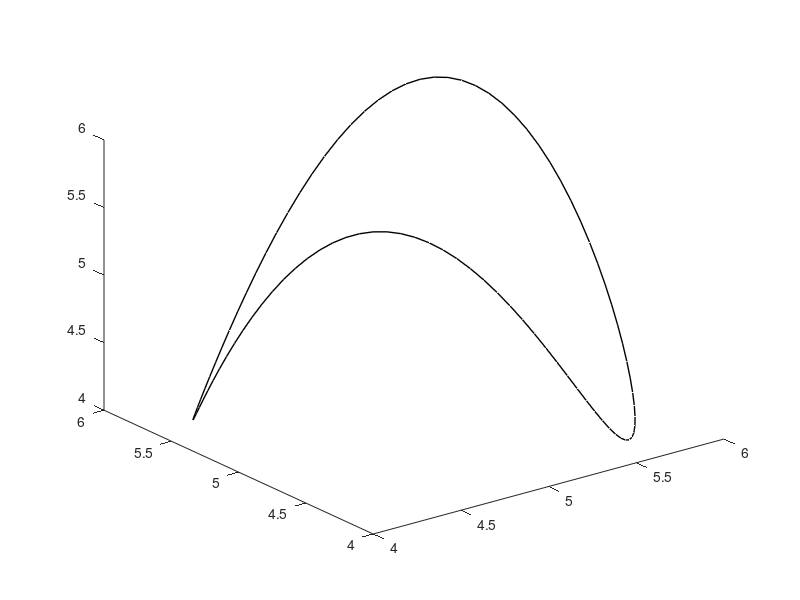

Source code (MATLAB): (Note: this script raises an error after producing the figure.)
clc;
close all;

% Number of anchors
numAnchors = 8;

% Anchor positions (x, y, z)
anchorPos = [0, 0, 0; 10, 0, 0; 10, 10, 0; 0, 10, 0; 5, 0, 5; 5, 10, 5; 0, 5, 5; 10, 5, 5];

% Simulated moving anchor position (x, y, z)
t = linspace(0, 2*pi, 100)';
movingAnchorPos = [5 + cos(t), 5 + sin(t), 5 + sin(2*t)];

% Standard deviations for Gaussian noise and bias
gaussianStd = 0.05; % Standard deviation for Gaussian noise
sigma = 0.3; % Bias noise
alpha = 0.58;

% assuming tow anchor's bias <= 0.3
% Simulate distance measurements with noise
distances = zeros(100, numAnchors);
distances2 = zeros(100, numAnchors);
Jacobian = zeros(numAnchors, 3);
Q = eye(numAnchors)*gaussianStd*gaussianStd;
W = inv(Q);

for i = 1:100
    if i <= 50
        
        for j = 1:numAnchors
            % True distance
            trueDistance = norm(movingAnchorPos(i, :) - anchorPos(j, :));
            
            % Add Gaussian noise and bias noise
            if j >= 4
                bias = 0.25;
                noise = gaussianStd * randn + bias;
            % elseif j == 1
            %     bias = 0.20;
            %     noise = gaussianStd * randn + bias;
            else 
                noise = gaussianStd * randn;
            end
            distances(i, j) = trueDistance + noise;
        end
    else
        bias = - 0.0;
        for j = 1:numAnchors
            % True distance
            trueDistance = norm(movingAnchorPos(i, :) - anchorPos(j, :));
            
            % Add Gaussian noise and bias noise
            if j == 6 || j == 2
                noise = gaussianStd * randn + bias;
            else 
                noise = gaussianStd * randn;
            end
            distances(i, j) = trueDistance + noise;
        end
    end
end

% Plot results
figure;
plot3(movingAnchorPos(:, 1), movingAnchorPos(:, 2), movingAnchorPos(:, 3), 'k', 'LineWidth', 1);
% hold on;
% scatter3(anchorPos(:, 1), anchorPos(:, 2), anchorPos(:, 3), 'filled', 'k');
% legend('True Position', 'Estimated Position (NLO)', 'Anchor Positions');


% Estimate position using Nonlinear Optimization with fminunc
estimatedPos_NLO = zeros(100, 3);
options = optimoptions('fminunc', 'Algorithm', 'quasi-newton', 'Display', 'off');

for i = 1:100
    syms x y z;
    f = sum((sqrt(sum((anchorPos - [x y z]).^2, 2)) - distances(i, :)').^2) - alpha*alpha;
    objectiveFunc = @(pos) sum((sqrt(sum((anchorPos - pos).^2, 2)) - distances(i, :)').^2);
    interval = [-10 10 -10 10 0 15];
    hold on;
    fimplicit3(f,interval,'EdgeColor','none','FaceAlpha',.1);
    initialGuess = [0, 0, 0];
    estimatedPos_NLO(i, :) = fminunc(objectiveFunc, initialGuess, options);
end

Omega = zeros(100, 3);
Chi_test = zeros(100, 1);
level = 0.1;
m = numAnchors;
chi2_critical_value = zeros(100, 1);
df = zeros(100, 1);
hold on;
plot3(estimatedPos_NLO(:, 1), estimatedPos_NLO(:, 2), estimatedPos_NLO(:, 3), 'r-.', 'LineWidth', 2);

grid on;
xlabel('X Position');
ylabel('Y Position');
zlabel('Z Position');
title('True and Estimated Positions of Moving Anchor with Noise and Anchor Coordinates');
grid on;

figure;
for i = 1:100
    % for k = 4:numAnchors
        % m = numAnchors + 4 - k;
        m = numAnchors;
        Jacobian = zeros(m, 3);
        Q = eye(m)*gaussianStd*gaussianStd;
        W = inv(Q);
        iteration = 20;

        % for index = 1:iteration
            selected_indices = randperm(numAnchors, m);
            sel_anchorPos = anchorPos(selected_indices,:);
            dist = distances(i, :)';
            sel_distances = dist(selected_indices);
    
            relative_pos = sel_anchorPos - estimatedPos_NLO(i, :);
            di = sqrt(sum((relative_pos).^2, 2));
            Jacobian = relative_pos ./ di;
            Omega(i,:) = 3* sqrt(diag(inv(Jacobian'*W*Jacobian)));
            test = W*(eye(m) - Jacobian*inv(Jacobian'*W*Jacobian)*Jacobian'*W);
            ri = di - sel_distances;
            hold on; plot(ri);
            Chi_test(i,1) = ri'* test *ri;

            % df(i,1) = m - 3;
            % if(df(i,1) < 5)
            %     print df
            % end
            % chi2_critical_value(i,1) = chi2inv(1 - level, df(i,1));
            % if Chi_test(i,1) < chi2_critical_value(i,1)
            %     break;
            % end
        % end
    %     if Chi_test(i,1) < chi2_critical_value(i,1)
    %         syms x y z;
    %         f = (sqrt(sum(([x y z] - sel_anchorPos).^2, 2)) - sel_distances)' * test * (sqrt(sum(([x y z] - sel_anchorPos).^2, 2)) - sel_distances) - chi2_critical_value(i,1);
    %         % f = sum((sqrt(sum( ( (sel_anchorPos - [x y z])' * test.*(sel_anchorPos - [x y z]), 2)) - sel_distances(i, :)').^2) - chi2_critical_value(i,1); % (sel_anchorPos - [x y z])'* test * (sel_anchorPos - [x y z]) - sel_distances(i, :)').^2) - alpha*alpha;
    %         interval = [-10 10 -10 10 0 15];
    %         hold on;
    %         fimplicit3(f,interval,'EdgeColor','none','FaceAlpha',.3);
    %         break;
    %     end
    % end
end

% dx = inv(Jacobian' *W * Jacobian) * Jacobian' * W * [0. 0.25 0 0 0 0]';

% Compute estimation errors
estimationErrors_NLO = sqrt(sum((movingAnchorPos - estimatedPos_NLO).^2, 2));

% Calculate estimation errors
errors_nl = estimatedPos_NLO - movingAnchorPos;

figure; plot(Chi_test, 'r', 'LineWidth', 2 ); 
xlabel('Sample Number');
ylabel('Chi-square');
title('Chi-square statistic');
grid on;
hold on, plot(chi2_critical_value, 'b', 'LineWidth',2);
hold on; plot(df, 'g', 'LineWidth',2);
legend(['Chi_square', 'chi2_critical_value', 'df'])

% Plotting
figure;
plot(movingAnchorPos(:, 1), movingAnchorPos(:, 2), 'r', 'LineWidth', 2);
hold on;
plot(estimatedPos_NLO(:, 1), estimatedPos_NLO(:, 2), 'g-.', 'LineWidth', 2);

legend('True Position', 'Estimated Position (NLO)');
xlabel('X Position');
ylabel('Y Position');
title('True and Estimated Positions of Moving Anchor with Noise and Anchor Coordinates');
grid on;

figure
plot(abs(errors_nl(:, 1)), 'r--', 'DisplayName', 'NL X Error', 'LineWidth', 1.5); hold on;
plot(abs(errors_nl(:, 2)), 'g--', 'DisplayName', 'NL Y Error', 'LineWidth', 1.5);
plot(abs(errors_nl(:, 3)), 'b--', 'DisplayName', 'NL Z Error', 'LineWidth', 1.5);
xlabel('Sample Number');
ylabel('Error (m)');
title('Position Estimation Error using Nonlinear Optimization');
legend;
grid on;
ylim([0 0.6])
estimatedPos_PL = zeros(100, 3);
optimizationValues = zeros(100, 1); 
point_num = 1000;
PLO = zeros(point_num*100, 3);
% PL_Value = zeros(point_num*100, 1);

% for i = 51:100
%     % optimizationValues_b = 1000;
%     % for genj = 1 : 1000
%     %     % Number of dimensions
%     %     n = 8;
%     % 
%     %     % Generate a random 8D vector
%     %     b = randn(n, 1);
%     % 
%     %     % Scale the vector if necessary to satisfy the constraint
%     %     if b' * b > 0.09
%     %         b = b / sqrt(b' * b) * sqrt(0.09);
%     %     end
% 
% 
%         distances(i, 1) = distances(i, 1) - 0.22;
%         distances(i, 4) = distances(i, 4) - 0.22;
%         % distances(i, 7) = distances(i, 7) - 0.17;
% 
%         % distances2(i, :) = distances(i, :) - b';
% 
%         objectiveFunc = @(PL) sum((sqrt(sum((anchorPos - estimatedPos_NLO(i,:) - PL).^2, 2)) - distances(i, :)').^2);
%         initialGuess = [0, 0, 0];
%         [PLL, value] = fminunc(objectiveFunc, initialGuess, options);
%     % 
%     %     if value < optimizationValues_b
%             estimatedPos_PL(i, :) = PLL;
%             optimizationValues(i) = value;
%     %     end
%     % 
%     %     optimizationValues_b = value;
%     % end
% end
for i = 1:100
    optimizationValues(i) = 1000;
    estimatedPos_PL(i, :) = 0;
    for genj = 1 : point_num
        % Number of dimensions
        n = 8;

        % Initialize the vector with zeros
        b = zeros(n, 1);

        % Randomly select two indices
        indices = randperm(n, 2);
        
        alpha = 0.10;
        % Generate two random elements such that their squared sum is <= 0.09
        magnitude = sqrt(alpha);
        elements = randn(2, 1);

        % Scale the elements to ensure the constraint is met
        if sum(elements.^2) > alpha
            elements = elements / sqrt(sum(elements.^2)) * magnitude;
        end

        % Assign the non-zero elements to the randomly selected indices
        b(indices) = elements / randi([1 100]);

        % % Display the generated vector
        % disp('Generated vector b:');
        % disp(b);
        % 
        % % Verify the constraint
        % disp('b^T * b:');
        % disp(b' * b);

        distances2(i, :) = distances(i, :) - b';

        objectiveFunc = @(PL) sum((sqrt(sum((anchorPos - estimatedPos_NLO(i,:) - PL).^2, 2)) - distances2(i, :)').^2);
        initialGuess = [0, 0, 0];
        [PLL, value] = fminunc(objectiveFunc, initialGuess, options);
        PLO(i*point_num + genj,:) = PLL;


        % if value < optimizationValues(i)
        if abs(PLL(1)) > estimatedPos_PL(i, 1)
            estimatedPos_PL(i, 1) = abs(PLL(1));
            optimizationValues(i) = value;
        end

        if abs(PLL(2)) > estimatedPos_PL(i, 2)
            estimatedPos_PL(i, 2) = abs(PLL(2));
            optimizationValues(i) = value;
        end

        if abs(PLL(3)) > estimatedPos_PL(i, 3)
            estimatedPos_PL(i, 3) = abs(PLL(3));
            optimizationValues(i) = value;
        end
            % optimizationValues(i) = value;
        % end

    end
end

% figure;
plot(abs(estimatedPos_PL(:, 1)) + Omega(:,1), 'r-', 'DisplayName', 'PL X ', 'LineWidth', 2); hold on;
plot(abs(estimatedPos_PL(:, 2)) + Omega(:,2), 'g-', 'DisplayName', 'PL Y ', 'LineWidth', 2);
plot(abs(estimatedPos_PL(:, 3)) + Omega(:,3), 'b-', 'DisplayName', 'PL Z ', 'LineWidth', 2);
plot(Omega(:,1), 'r-.', 'DisplayName', '3sigma X ', 'LineWidth', 2); hold on;
plot(Omega(:,2), 'g-.', 'DisplayName', '3sigma Y ', 'LineWidth', 2);
plot(Omega(:,3), 'b-.', 'DisplayName', '3sigma Z ', 'LineWidth', 2);

xlabel('Sample Number');
ylabel('length (m)');
title('PL');
legend;
grid on;

figure;
plot(PLO(:,1), PLO(:,2), 'g.');
figure;
plot(PLO(:,1), PLO(:,3), 'g.');

% figure;
% plot(optimizationValues, 'b-', 'LineWidth', 2);
% xlabel('Time Step');
% ylabel('Optimization Value');
% title('Optimization Values Over Time (NLO)');
% grid on;


% estimatedPos_PL_bias = zeros(100, 11);
% % Define the inequality constraint
% function [c, ceq] = constraints(PL)
%     c = (PL(4)^2 + PL(5)^2+PL(6)^2 +PL(7)^2 +PL(8)^2 +PL(9)^2 +PL(10)^2 +PL(11)^2)  - 0.3*0.3;
%     ceq = [];
% end
% 
% % Initial guess
% x0 = [0, 0, 0, 0, 0, 0, 0, 0, 0, 0, 0]; % Initial guess for x1, x2, x3
% 
% for i = 51:100
%     % Define the objective function
%     h = @(PL_bias)sum((sqrt(sum((anchorPos - estimatedPos_NLO(i,:) - PL_bias(1:3)).^2, 2)) - distances(i, :)' - PL_bias(4:11)).^2); % Replace 'yourFunction' with your actual function
% 
%     % Call fmincon to solve the optimization problem
%     options = optimoptions('fmincon', 'Algorithm', 'sqp', 'Display', 'iter'); % Display iterations
%     [x_opt, fval] = fmincon(@(x) h(x), x0, [], [], [], [], [], [], @constraints, options);
%     estimatedPos_PL_bias(i,:) = x_opt;
% end
% 
% figure;
% plot(abs(estimatedPos_PL_bias(:, 1)), 'r-', 'DisplayName', 'PL X ', 'LineWidth', 2); hold on;
% plot(abs(estimatedPos_PL_bias(:, 2)), 'g-', 'DisplayName', 'PL Y ', 'LineWidth', 2);
% plot(abs(estimatedPos_PL_bias(:, 3)), 'b-', 'DisplayName', 'PL Z ', 'LineWidth', 2);
% xlabel('Sample Number');
% ylabel('length (m)');
% title('PL');
% legend;
% grid on;
